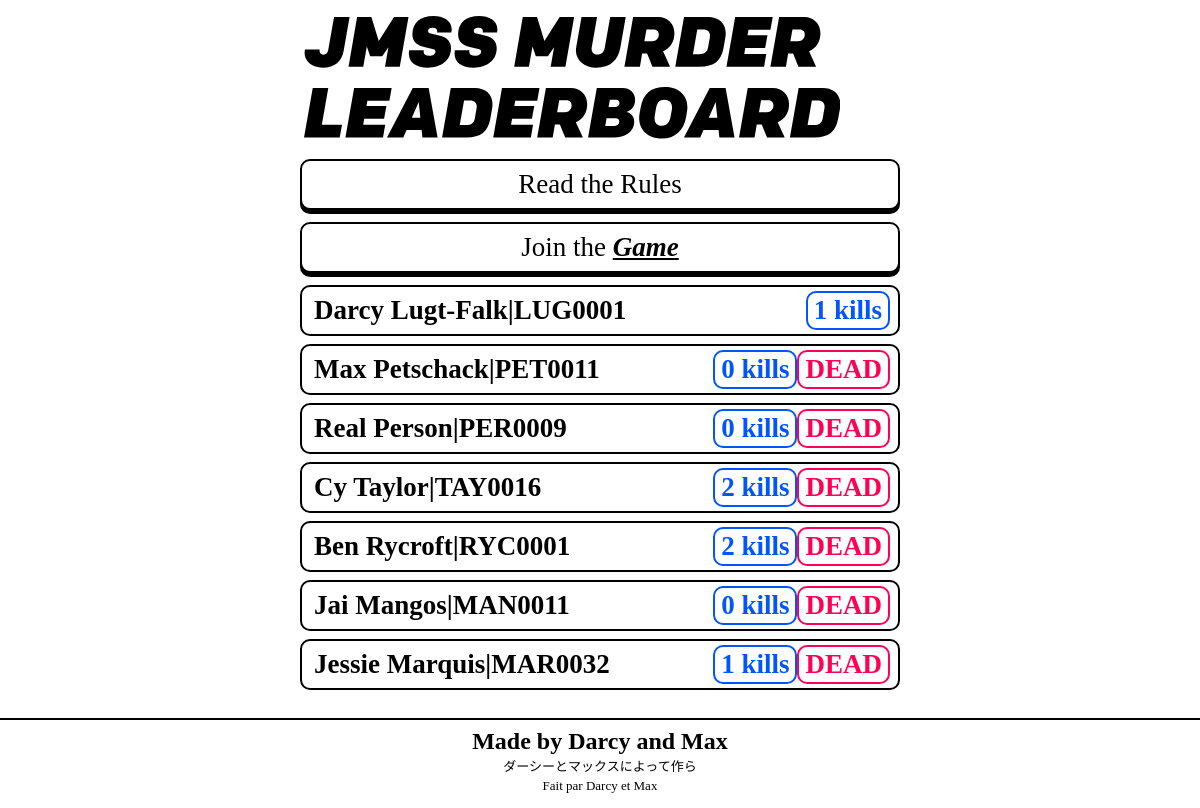
Before: / with the older database file.
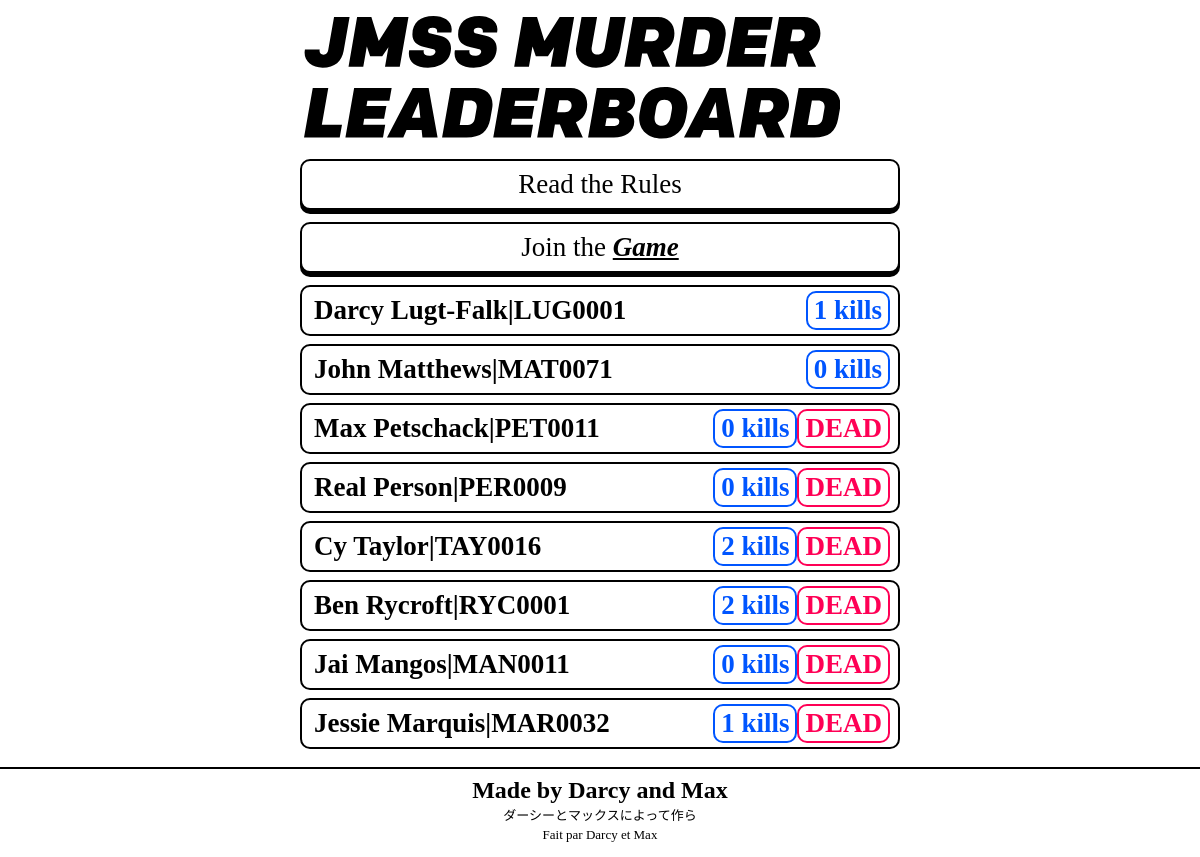
After: the same page with the newer database file.
### tables this page shows
CREATE TABLE "players" (
	`code`	TEXT,
	`kills`	INTEGER,
	`alive`	INTEGER,
	`name`	TEXT
);

### main.py (the view)
@app.route('/')
def main():
    conn = sqlite3.connect('main.db')
    curs = conn.cursor()
    curs.execute('SELECT * FROM players')
    players = curs.fetchall()
    return render_template('index.html',players=players)
    conn.close()

### templates/index.html (shortened to what this page needs)
{% extends "base.html" %}
{% block content %}
	<a href="https://docs.google.com/document/d/11J-Z8qToGyedejeO32e6gcCYji0lLOtfI6vO_ZIahck/edit?usp=sharing" class="">
		<div class="button">
			<span class="button__text button__text--thin">Read the Rules</span>
		</div>
	</a>
	<a href="https://forms.gle/zqRATLuCW3zDNNyC7" class="">
		<div class="button button--sort">
			<span class="button__text button__text--thin">Join the <span class="button__text button__text--var">Game</span></span>
		</div>
	</a>
	{% for player in players|sort(attribute='2', reverse=True) %}
	<div class="leaderboard-item">
		<div class="leaderboard-item__container">
			<div class="leaderboard-user">
				<span class="leaderboard-user__text">{{player[3]+"|"+player[0]}}</span>
			</div>
			<div class="leaderboard-status leaderboard-status--not-top">
				<span class="leaderboard-status__text">{{player[1]}} kills</span>
			</div>
			{% if player[2] != 1 %}
			<div class="leaderboard-status leaderboard-status--dead">
				<span class="leaderboard-status__text">DEAD</span>
			</div>
			{% endif %}
		</div>
	</div>
{% endfor %}
{% endblock %}

### templates/base.html (shortened to what this page needs)
<!DOCTYPE html>
<html lang="en">
<head>
    <link rel="stylesheet" href="https://cdnjs.cloudflare.com/ajax/libs/normalize/8.0.1/normalize.min.css" type="text/css" media="screen" charset="utf-8" />
	<link rel="stylesheet" href="https://gitcdn.xyz/repo/ehne/6e3aecbf876bd1b84be8c4355f1deba3/raw/b0a68fb5be6078a3a61ef2ec2ce7798b191fecde/SF.css">
    <link href="{{ url_for('static', filename='main.css') }}?q=123" type="text/css" rel="stylesheet">
    <link rel="stylesheet" href="https://cdn.darcylf.me/kube721/dist/css/kube.form.css">
</head>
<body>
    <div class="ui">
        <header class="header">
            <a href="/">
                </a>
            </header>
        {% block content %}{% endblock %}
    </div>
    <footer class="footer">
        <div class="footer__title">Made by Darcy and Max</div>
        <div class="footer__subtitle">ダーシーとマックスによって作ら</div>
        <div class="footer__subtitle footer__subtitle--fr">Fait par Darcy et Max</div>
    </footer>
</body>
</html>

### static/main.css (style rules this page uses)
.ui { max-width: 600px; margin-left: auto; margin-right: auto; padding: 8px; min-height: calc(100vh - 100px); padding-bottom: 10px; }
a { text-decoration: none; color: #000; }
body { font-family: "San Francisco"; font-weight: 600; overflow: auto; }
.leaderboard-item { background: #FFFFFF; border: 2px solid #000000; border-radius: 10px; page-break-after: 8px; margin-bottom: 8px; }
.leaderboard-item__container { display: flex; padding-left: 8px; padding-right: 8px; padding-top: 4px; padding-bottom: 4px; }
.leaderboard-user { vertical-align: middle; border: 2px solid #fff; padding: 2px; margin-right:auto; }
.leaderboard-user__text { font-size: 27px; color: #000000; font-weight: 600; }
.leaderboard-status { margin-left: none; flex: none; border: 2px solid #000; border-radius: 10px; padding: 2px; color: #000; }
.leaderboard-status--not-top { border: 2px solid #05f; color: #05f; padding-right:none; }
.leaderboard-status--dead { border: 2px solid #f05; color: #f05; padding-left:none; }
.leaderboard-status__text { font-size: 27px; text-align: center; padding-left: 4px; padding-right: 4px; font-weight: 800; }
.button { background: #FFFFFF; border: 2px solid #000000; box-shadow: 0 4px 0 0 #000000; border-radius: 10px; text-align: center; page-break-after: 8px; padding: 8px; margin-bottom: 12px; margin-top: 8px; }
.button__text { font-size: 27px; text-align: center; font-weight: 800; }
.button__text--thin { font-weight: 400; }
.button__text--var { font-style: italic; text-decoration: underline; }
.button--sort { margin-top: 12px; }
.header { padding-top: 8px; padding-bottom: 8px; padding-left: 4px; }
.footer { border-top: 2px solid #000; padding-bottom: 8px; height: 80px; }
.footer__title { padding-top: 8px; font-size: 24px; color: #000000; text-align: center; }
.footer__subtitle { font-size: 13px; color: #000000; text-align: center; font-weight: 300; padding-top: 4px; }
.footer__subtitle--fr { font-size: 13px; font-weight: 400; }

Changed rows visible on the page:
added players: name+code "John Matthews|MAT0071", kills "0"
